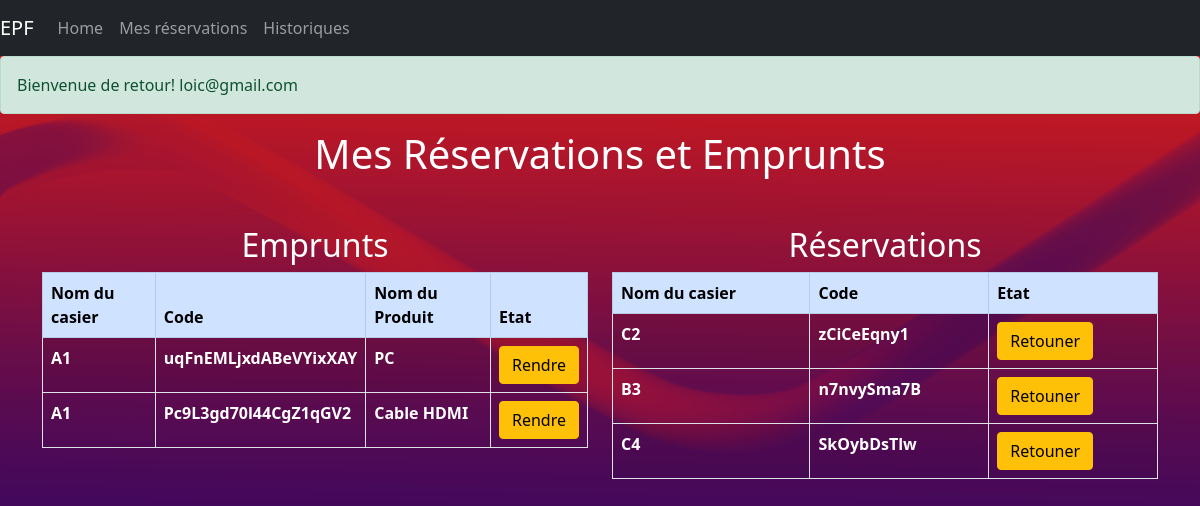
/list_casiers.php (signed in), run on the app's committed database.
### tables this page shows
CREATE TABLE `emprunt` (
  `ID_Casier` varchar(4) NOT NULL,
  `Date_emprunt` date NOT NULL,
  `Code_acces` varchar(50) NOT NULL,
  `Date_retour` date DEFAULT NULL,
  `Adresse_email` varchar(50) NOT NULL,
  `nombre_actions` int(11) NOT NULL DEFAULT 2,
  `id_produit` int(11) NOT NULL,
  `type` varchar(20) NOT NULL,
  `quantite` int(11) NOT NULL DEFAULT 0
);

CREATE TABLE `casier` (
  `ID_Casier` varchar(4) NOT NULL,
  `Fonction` varchar(20) NOT NULL,
  `Status` tinyint(1) NOT NULL
);

CREATE TABLE `produit` (
  `id` int(11) NOT NULL,
  `nom` varchar(20) NOT NULL,
  `quantite` int(5) NOT NULL DEFAULT 1
);

### public/list_casiers.php (the view, shortened to what this page needs)
<!DOCTYPE html>
<html lang="fr">
<head>
    <link rel="stylesheet" href="https://cdnjs.cloudflare.com/ajax/libs/font-awesome/6.0.0-beta3/css/all.min.css"
>
    <link href="https://cdn.jsdelivr.net/npm/bootstrap@5.0.2/dist/css/bootstrap.min.css" rel="stylesheet"
>
</head>
<?php
include("header.php");
?>
<?php
include("welcome_back_user.php")
?>
<body>
    <h1 class="text-white font-weight-bold text-center mt-10">Mes Réservations et Emprunts</h1>
    <div class="container mt-5">
        <div class="row justify-content-center">
            <div class="col-md-6">
                <h2 class="text-center text-white">Emprunts</h2>
                <div class="table-responsive">
                    <table class="table table-striped table-bordered">
                        <thead class="table-primary">
                            <tr>
                                <th scope="col">Nom du casier</th>
                                <th scope="col">Code</th>
                                <th scope="col">Nom du Produit</th>
                                <th scope="col">Etat</th>
                            </tr>
                        </thead>
                        <tbody>
                            <?php
                            $dsn = 'mysql:host=localhost;port=3306;dbname=epflocker_db';
                            $user = 'epflocker';
                            $password = '3pfl0ck3r';
                            try {
                                $pdo = new PDO($dsn, $user, $password);
                                $pdo->setAttribute(PDO::ATTR_ERRMODE, PDO::ERRMODE_EXCEPTION);
                                $email = $_SESSION['user_email'];
                                $sql = "SELECT casier.ID_Casier, casier.Fonction, emprunt.type, casier.Status, produit.nom, produit.id, produit.quantite AS id_produit, emprunt.Code_acces
                                    FROM casier
                                    INNER JOIN emprunt ON casier.ID_Casier = emprunt.ID_Casier
                                    INNER JOIN produit ON emprunt.id_produit = produit.id
                                    WHERE emprunt.Adresse_email = '$email' AND emprunt.type = 'Emprunt' AND Date_retour IS NULL";
                                $stmt = $pdo->query($sql);
                                while ($row = $stmt->fetch(PDO::FETCH_ASSOC)) {
                                    echo '<tr>';
                                    echo '<td style="color: white; font-weight: bold;">' . $row["ID_Casier"] . '</td>';
                                    echo '<td style="color: white; font-weight: bold;">' . $row["Code_acces"] . '</td>';
                                    echo '<td style="color: white; font-weight: bold;">' . $row["nom"] . '</td>';
                                    echo '<td style="color: white; font-weight: bold;">';
                                    echo '<a href="back_code.php?id=' . $row["ID_Casier"] .'&produit=' . urlencode($row["id_produit"]) .'" class="btn btn-warning">Rendre</a>';
                                    echo '</td>';
                                    echo '</tr>';
                                }
                            } catch (PDOException $e) {
                                echo "Erreur : " . $e->getMessage();
                            }
                            ?>
                        </tbody>
                    </table>
                </div>
            </div>
            <div class="col-md-6">
                <h2 class="text-center text-white">Réservations</h2>
                <div class="table-responsive">
                    <table class="table table-striped table-bordered">
                        <thead class="table-primary">
                            <tr>
                                <th scope="col">Nom du casier</th>
                                <th scope="col">Code</th>
                                <th scope="col">Etat</th>
                            </tr>
                        </thead>
                        <tbody>
                            <?php
                            try {
                                $sql = "SELECT casier.ID_Casier,  emprunt.type, casier.Status, emprunt.Code_acces
                                    FROM casier
                                    INNER JOIN emprunt ON casier.ID_Casier = emprunt.ID_Casier
                                    WHERE emprunt.Adresse_email = '$email' AND emprunt.type != 'Emprunt' AND Date_retour IS NULL";
                                $stmt = $pdo->query($sql);
                                while ($row = $stmt->fetch(PDO::FETCH_ASSOC)) {
                                    echo '<tr>';
                                    echo '<td style="color: white; font-weight: bold;">' . $row["ID_Casier"] . '</td>';
                                    echo '<td style="color: white; font-weight: bold;">' . $row["Code_acces"] . '</td>';
                                    echo '<td style="color: white; font-weight: bold;">';
                                    echo '<a href="back_code.php?id=' . $row["ID_Casier"] . '" class="btn btn-warning">Retouner</a>';
                                    echo '</td>';
                                    echo '</tr>';
                                }
                            } catch (PDOException $e) {
                                echo "Erreur : " . $e->getMessage();
                            }
                            ?>
                        </tbody>
                    </table>
                </div>
            </div>
        </div>
    </div>
</body>
</html>

### public/list_casiers.php (style rules this page uses)
body { background-image: url('images/fond1.png'); background-size: cover; background-position: center; }

### data on the page
emprunt: ID_Casier.ID_Casier "A1", Code_acces "uqFnEMLjxdABeVYixXAY", id_produit.nom "PC"
emprunt: ID_Casier.ID_Casier "A1", Code_acces "Pc9L3gd70l44CgZ1qGV2", id_produit.nom "Cable HDMI"
emprunt: ID_Casier.ID_Casier "C2", Code_acces "zCiCeEqny1"
emprunt: ID_Casier.ID_Casier "B3", Code_acces "n7nvySma7B"
emprunt: ID_Casier.ID_Casier "C4", Code_acces "SkOybDsTlw"

### other printed values
$_SESSION['user_email'] "loic@gmail.com"
